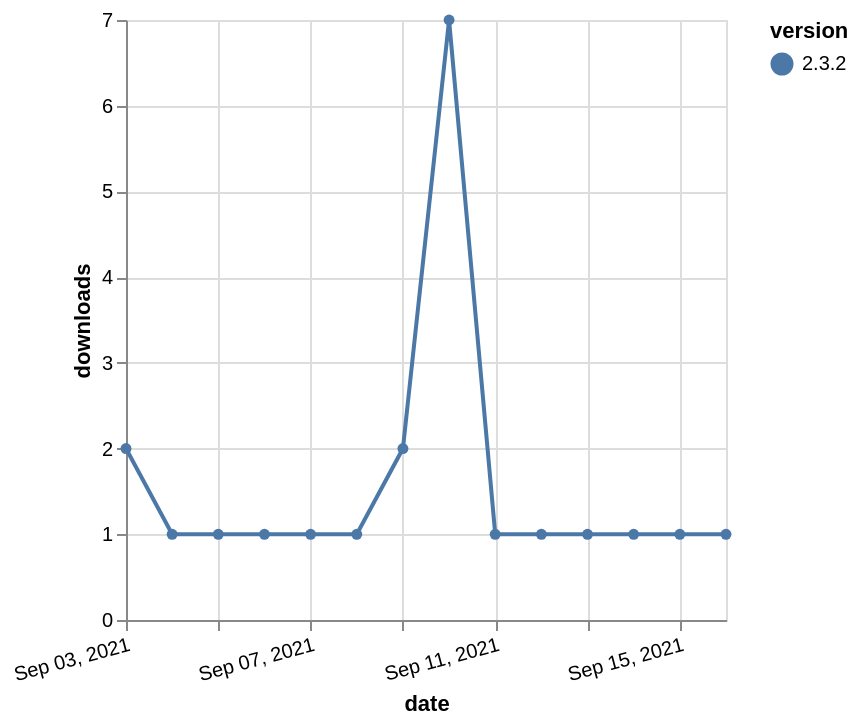

Vega-Lite specification for this chart:
### Vega-Lite specification from a JSON file in a GitHub repository (floating-point values rounded to 4 significant figures)
{"$schema": "https://vega.github.io/schema/vega-lite/v5.json", "description": "A simple bar chart with embedded data.", "data": {"values": [{"date": "2021-09-03", "total": 511, "delta": 2, "version": "2.3.2"}, {"date": "2021-09-04", "total": 512, "delta": 1, "version": "2.3.2"}, {"date": "2021-09-05", "total": 513, "delta": 1, "version": "2.3.2"}, {"date": "2021-09-06", "total": 514, "delta": 1, "version": "2.3.2"}, {"date": "2021-09-07", "total": 515, "delta": 1, "version": "2.3.2"}, {"date": "2021-09-08", "total": 516, "delta": 1, "version": "2.3.2"}, {"date": "2021-09-09", "total": 518, "delta": 2, "version": "2.3.2"}, {"date": "2021-09-10", "total": 525, "delta": 7, "version": "2.3.2"}, {"date": "2021-09-11", "total": 526, "delta": 1, "version": "2.3.2"}, {"date": "2021-09-12", "total": 527, "delta": 1, "version": "2.3.2"}, {"date": "2021-09-13", "total": 528, "delta": 1, "version": "2.3.2"}, {"date": "2021-09-14", "total": 529, "delta": 1, "version": "2.3.2"}, {"date": "2021-09-15", "total": 530, "delta": 1, "version": "2.3.2"}, {"date": "2021-09-16", "total": 531, "delta": 1, "version": "2.3.2"}]}, "width": "container", "mark": {"type": "line", "point": {"filled": true}}, "encoding": {"x": {"field": "date", "type": "temporal", "timeUnit": "yearmonthdate", "title": "date", "axis": {"labelAngle": -15}}, "y": {"field": "delta", "type": "quantitative", "title": "downloads"}, "color": {"field": "version", "type": "nominal"}, "tooltip": {"field": "delta"}}}
